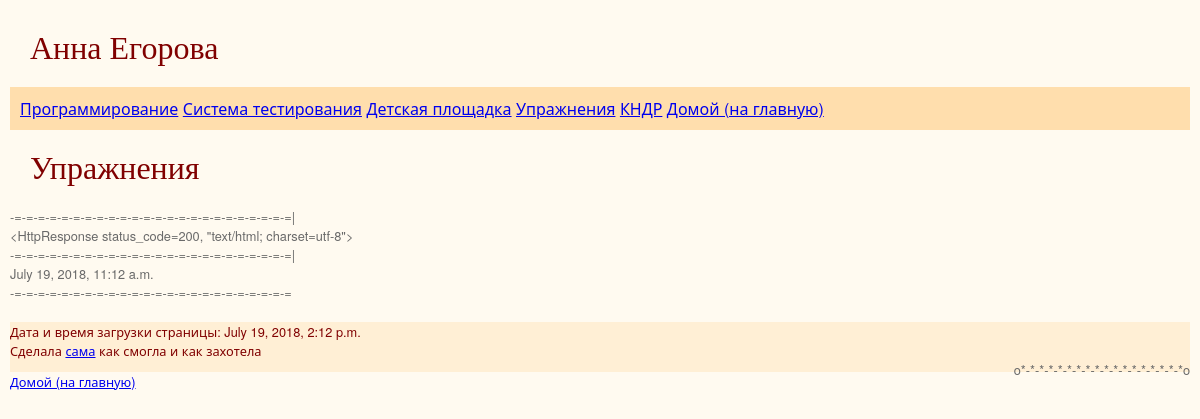
/answer.html, run on an earlier commit of the app's database.
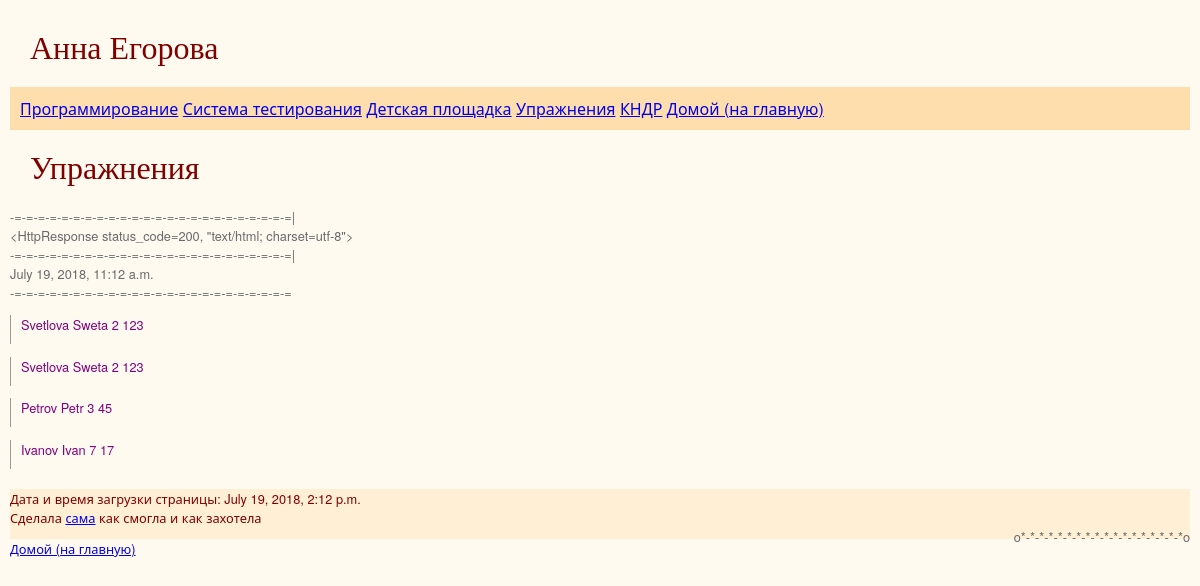
And on a later commit of the database.
### app4/models.py (models this page shows, shortened)
class Person(models.Model):
	id = models.IntegerField(primary_key=True)
	surname = models.CharField(max_length=25)
	name = models.CharField(max_length=25)
	age = models.IntegerField(default=0)
	result = models.IntegerField(default=0)

### app4/views.py (the view)
# urls.py: url(r'^answer.html$', views.answer, name='answer'),
def answer(request):
	person = Person.objects.all()
	p = Person.objects.values_list('id', 'surname')
	print p
	current_datetime(request)
	print("---------------")
	return render(request, "answer.html", {
		"person": person,
		"current_datetime": current_datetime(request),
		"header": header(request)  })

### app4/views.py (called while the page is built)
def header(request):
	txt = "<h1>Заголовок H1</h1>"
	return HttpResponse(txt)

def current_datetime(request):
	now1 = datetime.datetime.now()
	return now1

### app4/templates/answer.html (shortened to what this page needs)
{% extends 'base.html'%}
{% block content %}
<h1>Упражнения</h1>
-=-=-=-=-=-=-=-=-=-=-=-=-=-=-=-=-=-=-=-=-=-=-=-=|
{{header}}
-=-=-=-=-=-=-=-=-=-=-=-=-=-=-=-=-=-=-=-=-=-=-=-=|
{{current_datetime}}
-=-=-=-=-=-=-=-=-=-=-=-=-=-=-=-=-=-=-=-=-=-=-=-=
{% for item in person %}
    <p>
        {{item.surname}}
        {{item.name}}
        {{item.age}}
        {{item.result}}
    </p>
{% endfor %}
{% endblock %}

What changed in the data, as far as the page shows it:
added Person: surname "Svetlova", name "Sweta", age "2", result "123"
added Person: surname "Svetlova", name "Sweta", age "2", result "123"
added Person: surname "Petrov", name "Petr", age "3", result "45"
added Person: surname "Ivanov", name "Ivan", age "7", result "17"
